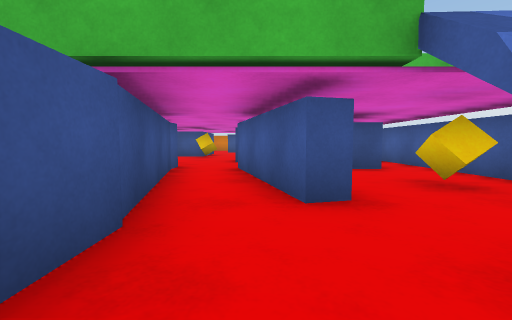
[1] (above)

23 first-person views from a walk through a scene from a Unity 3-D project. The camera is 0.58 m above the floor, tilts 4° down and sees 90° across. The floor is counted in squares, 1 m on a side. Each view is taken from the middle of a square. On the plan, view 1 faces up. The plan holds only what a view shows up to about 9 squares ahead; the rest is blank. The place goes on beyond the plan. The player is left out.

[2]
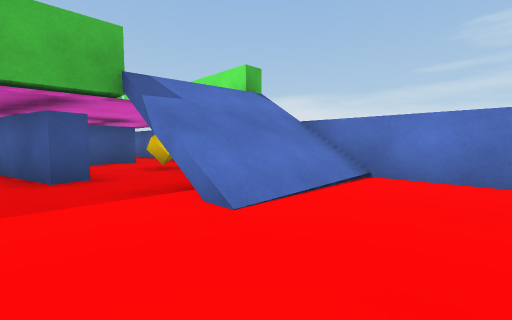

[3]
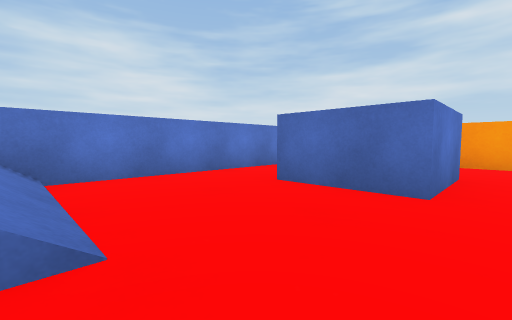

[4]
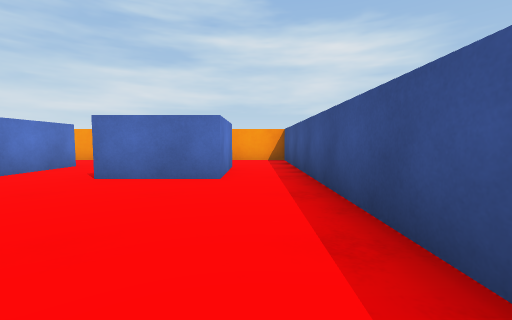

[5]
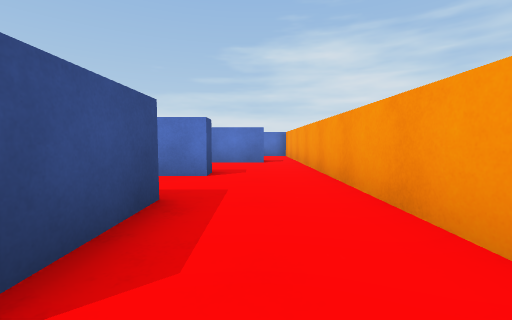

[6]
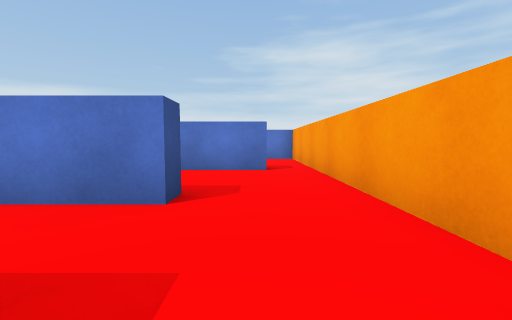

[7]
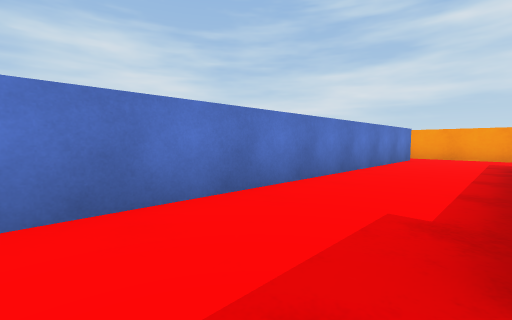

[8]
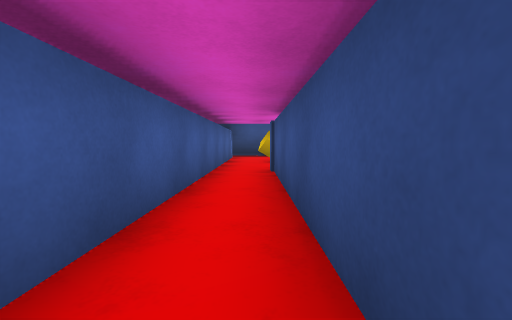

[9]
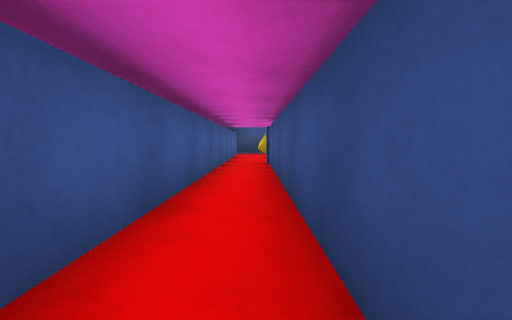

[10]
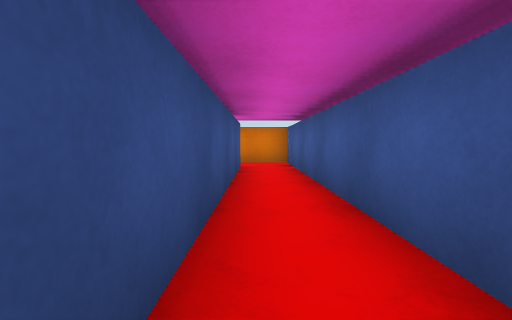

[11]
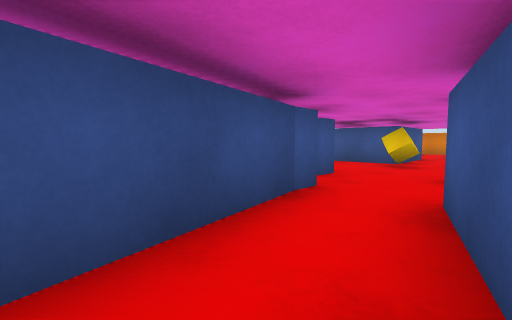

[12]
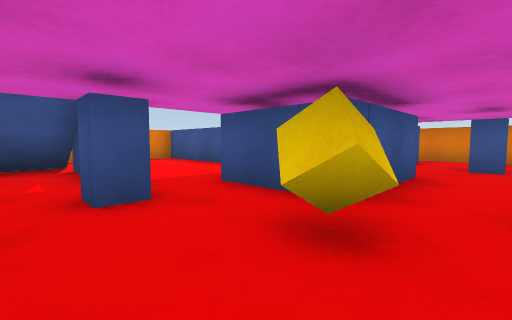

[13]
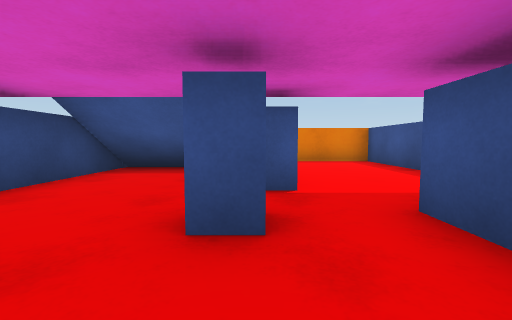

[14]
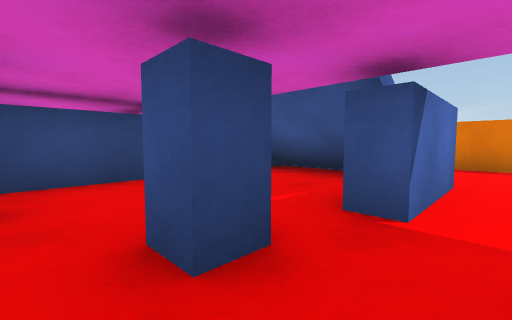

[15]
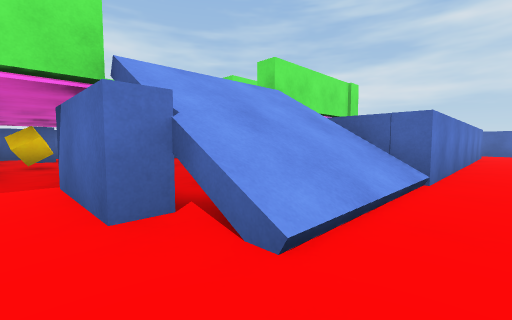

[16]
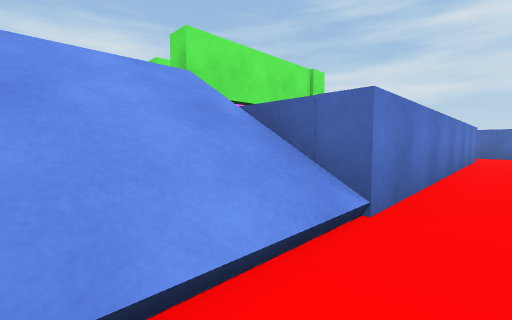

[17]
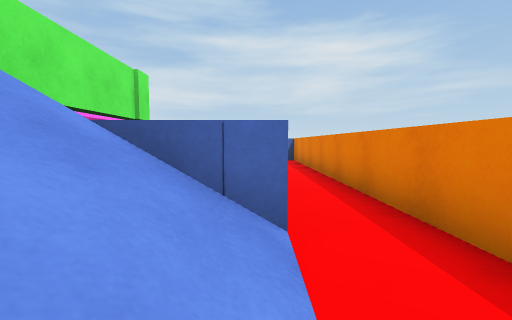

[18]
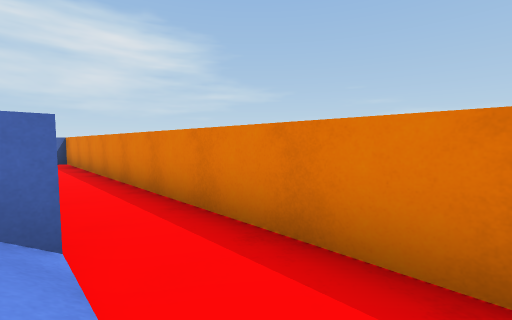

[19]
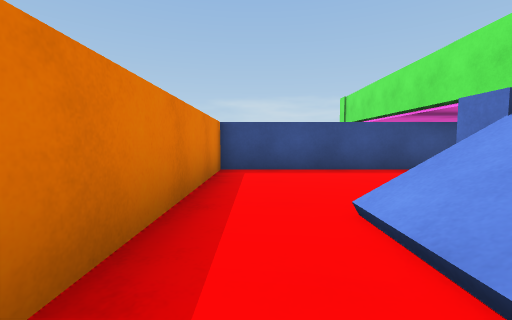

[20]
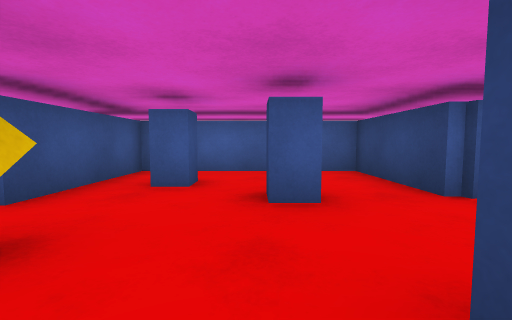

[21]
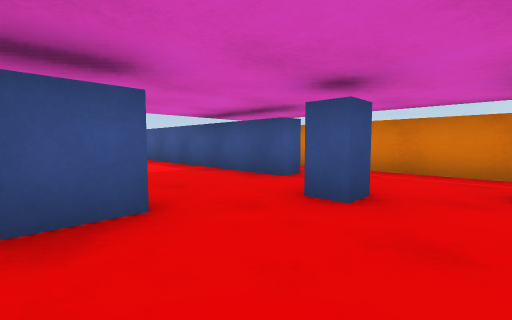

[22]
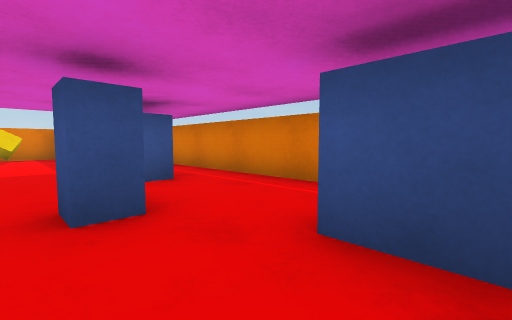

[23]
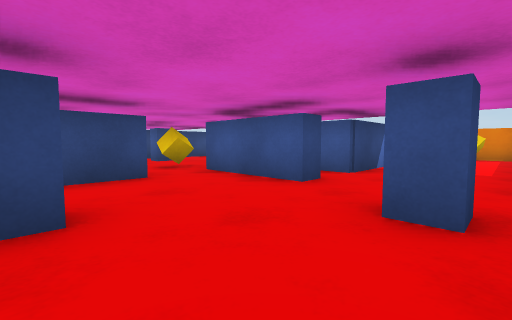

### Floor plan
Key: @ floor where view 1 was taken; # wall or solid block; x gap in a wall; . floor; / step, stairs or slope; ^ raised ledge; C cube.
Columns run from 10 left of view 1 to 10 right of it. Each row starts with its distance up from view 1.
 18      ######  ##
 17      ......  .#
 16 ########...##.#
 15 #........#..#.#
 14 #C..........#.#
 13 #######....##.#
 12 #.....#.#...#.#
 11 #.....###.###.#
 10 #.......C...#.#
  9 #./x#x#.....#.#
  8 #.//......#.#.#
  7 #.//...#....#.#
  6 #.^^#####.###.#
  5 #.#     #.# ..#
  4 #.#     #.##..#
  3 #.#     ##.#.C#...#
  2 #.#      #....//..#
  1 #.#      #..////..#
  0 #.#      #@.///#..#
 -1 #.#      #.....#..#
 -2 #..      #.....#..#
 -3 #..      #.##..#..#
 -4 ###      #.##..#..#
 -5          #.##..#..#
 -6          #........x.#
 -7          ############

Positions as (right, up) in squares from view 1, and headings:
1: (0, 0), facing up
2: (0, -2), facing up-right
3: (0, 0), facing down-right
4: (0, 1), facing down
5: (0, -6), facing right
6: (2, -6), facing right
7: (5, 3), facing down-right
8: (3, 11), facing down
9: (3, 13), facing down
10: (3, 10), facing up
11: (0, 3), facing up-left
12: (-1, 8), facing up-left
13: (-2, 9), facing left
14: (-3, 10), facing down-left
15: (-9, 10), facing down-right
16: (-9, 8), facing down-right
17: (-8, 8), facing down
18: (-8, 8), facing down-left
19: (-9, 7), facing up
20: (-3, 8), facing right
21: (0, 12), facing up-left
22: (1, 14), facing up-left
23: (1, 15), facing down-left
